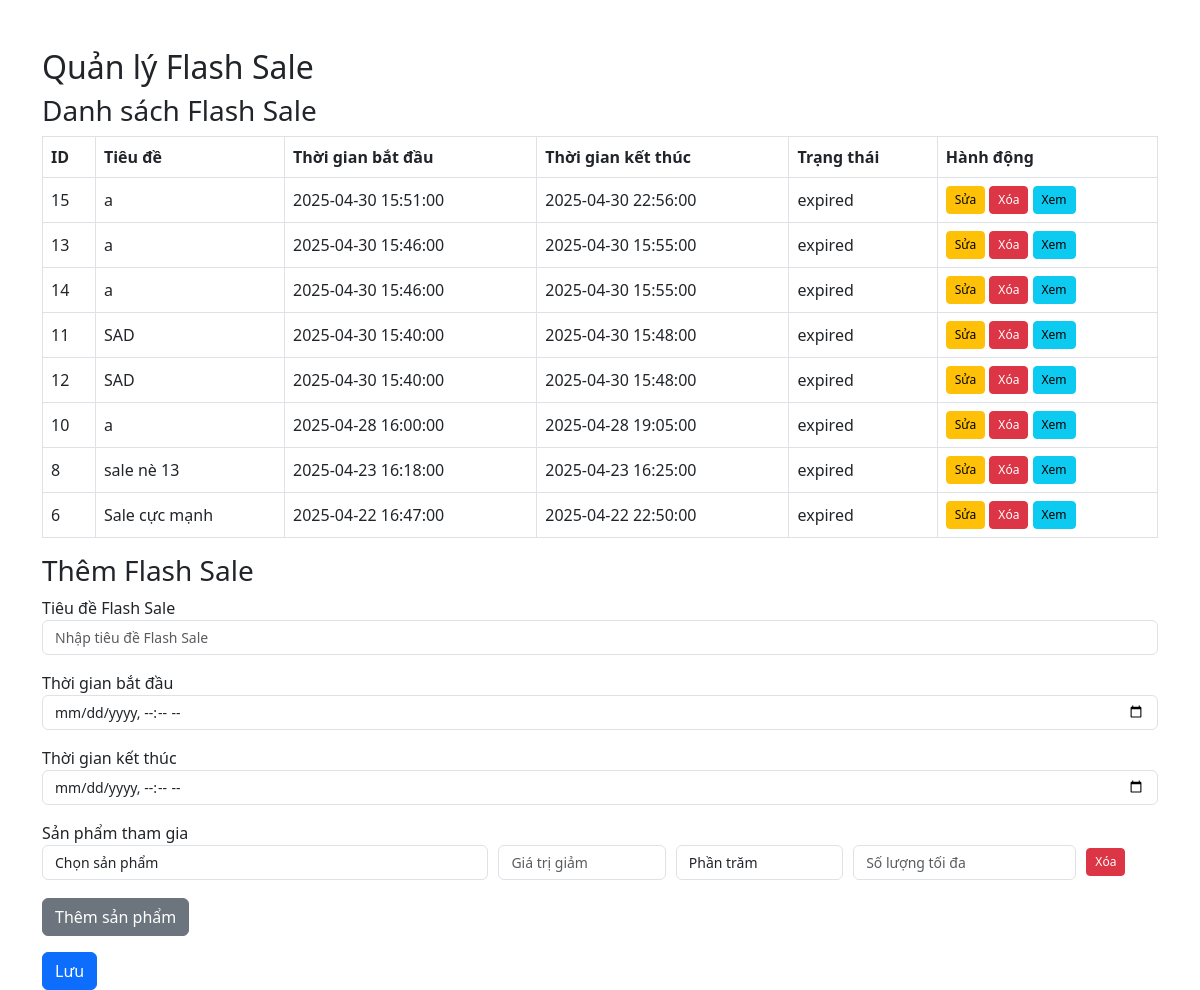
The app's page /admin/flashsale.php (signed in) with its own data.
### tables this page shows
CREATE TABLE `tbl_flashsales` (
  `flashsale_id` int(11) NOT NULL,
  `title` varchar(255) NOT NULL,
  `start_time` datetime NOT NULL,
  `end_time` datetime NOT NULL,
  `status` enum('active','expired') DEFAULT 'active'
);

### admin/flashsale.php (the view, shortened to what this page needs)
<?php
$conn = new mysqli('localhost', 'root', '', 'phonedb');
$conn->set_charset("utf8mb4");
$result = $conn->query("SELECT * FROM tbl_flashsales ORDER BY start_time DESC");
$flashsales = [];
while ($row = $result->fetch_assoc()) {
    $flashsales[] = $row;
}
?>
<!DOCTYPE html>
<html lang="vi">
<head>
    <link rel="stylesheet" href="https://cdn.jsdelivr.net/npm/bootstrap@5.3.0/dist/css/bootstrap.min.css">
</head>
<body>
    <div class="container mt-5">
        <h2>Quản lý Flash Sale</h2>
        <h3>Danh sách Flash Sale</h3>
        <table class="table table-bordered" id="flashsale-table">
            <thead>
                <tr>
                    <th>ID</th>
                    <th>Tiêu đề</th>
                    <th>Thời gian bắt đầu</th>
                    <th>Thời gian kết thúc</th>
                    <th>Trạng thái</th>
                    <th>Hành động</th>
                </tr>
            </thead>
            <tbody>
                <?php foreach ($flashsales as $flashsale): ?>
                    <tr>
                        <td><?php echo $flashsale['flashsale_id']; ?></td>
                        <td><?php echo htmlspecialchars($flashsale['title'] ?? 'Chưa có tiêu đề'); ?></td>
                        <td><?php echo htmlspecialchars($flashsale['start_time']); ?></td>
                        <td><?php echo htmlspecialchars($flashsale['end_time']); ?></td>
                        <td><?php echo htmlspecialchars($flashsale['status']); ?></td>
                        <td>
                            <a href="index.php?page=flashsale&action=edit&id=<?php echo $flashsale['flashsale_id']; ?>" class="btn btn-warning btn-sm">Sửa</a>
                            <a href="index.php?page=flashsale&action=delete&id=<?php echo $flashsale['flashsale_id']; ?>" class="btn btn-danger btn-sm" onclick="return confirm('Bạn có chắc muốn xóa?');">Xóa</a>
                            <a href="index.php?page=flashsale&action=view&id=<?php echo $flashsale['flashsale_id']; ?>" class="btn btn-info btn-sm">Xem</a>
                        </td>
                    </tr>
                <?php endforeach; ?>
            </tbody>
        </table>
        <h3>Thêm Flash Sale</h3>
        <form method="POST">
            <div class="form-group mb-3">
                <label>Tiêu đề Flash Sale</label>
                <input type="text" name="title" class="form-control" required placeholder="Nhập tiêu đề Flash Sale">
            </div>
            <div class="form-group mb-3">
                <label>Thời gian bắt đầu</label>
                <input type="datetime-local" name="start_time" class="form-control" required>
            </div>
            <div class="form-group mb-3">
                <label>Thời gian kết thúc</label>
                <input type="datetime-local" name="end_time" class="form-control" required>
            </div>
            <div class="form-group mb-3">
                <label>Sản phẩm tham gia</label>
                <div id="products">
                    <div class="product-row">
                        <select name="products[]" class="form-control" style="width: 40%;" required>
                            <option value="">Chọn sản phẩm</option>
                        </select>
                        <input type="number" name="discount_value[]" class="form-control" style="width: 15%;" placeholder="Giá trị giảm" required min="0" step="0.01">
                        <select name="discount_type[]" class="form-control" style="width: 15%;" required>
                            <option value="percentage">Phần trăm</option>
                        </select>
                        <input type="number" name="max_quantity[]" class="form-control" style="width: 20%;" placeholder="Số lượng tối đa" required min="1" step="1">
                        <button type="button" class="btn btn-danger btn-sm" onclick="removeProductRow(this)">Xóa</button>
                    </div>
                </div>
                <button type="button" class="btn btn-secondary mt-2" onclick="addProductRow()">Thêm sản phẩm</button>
            </div>
            <button type="submit" class="btn btn-primary">Lưu</button>
        </form>
    </div>
</body>
</html>

### admin/flashsale.php (style rules this page uses)
.product-row { display: flex; align-items: center; gap: 10px; margin-bottom: 10px; }
.form-control { font-size: 14px; }
.btn-sm { font-size: 12px; }
.table th, .table td { vertical-align: middle; }

### records on screen
tbl_flashsales: flashsale_id "15", title "a", start_time "2025-04-30 15:51:00", end_time "2025-04-30 22:56:00", status "expired"
tbl_flashsales: flashsale_id "13", title "a", start_time "2025-04-30 15:46:00", end_time "2025-04-30 15:55:00", status "expired"
tbl_flashsales: flashsale_id "14", title "a", start_time "2025-04-30 15:46:00", end_time "2025-04-30 15:55:00", status "expired"
tbl_flashsales: flashsale_id "11", title "SAD", start_time "2025-04-30 15:40:00", end_time "2025-04-30 15:48:00", status "expired"
tbl_flashsales: flashsale_id "12", title "SAD", start_time "2025-04-30 15:40:00", end_time "2025-04-30 15:48:00", status "expired"
tbl_flashsales: flashsale_id "10", title "a", start_time "2025-04-28 16:00:00", end_time "2025-04-28 19:05:00", status "expired"
tbl_flashsales: flashsale_id "8", title "sale nè 13", start_time "2025-04-23 16:18:00", end_time "2025-04-23 16:25:00", status "expired"
tbl_flashsales: flashsale_id "6", title "Sale cực mạnh", start_time "2025-04-22 16:47:00", end_time "2025-04-22 22:50:00", status "expired"
